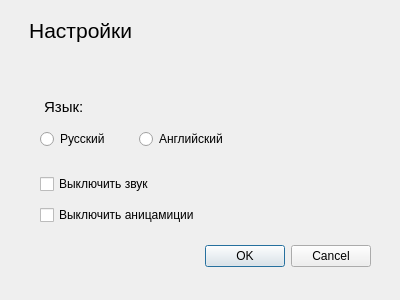
<?xml version="1.0" encoding="UTF-8"?>
<ui version="4.0">
 <class>Settings</class>
 <widget class="QDialog" name="Settings">
  <property name="geometry">
   <rect>
    <x>0</x>
    <y>0</y>
    <width>400</width>
    <height>300</height>
   </rect>
  </property>
  <property name="windowTitle">
   <string>НАСТРОЙКИ</string>
  </property>
  <widget class="QDialogButtonBox" name="buttonBox">
   <property name="geometry">
    <rect>
     <x>30</x>
     <y>240</y>
     <width>341</width>
     <height>32</height>
    </rect>
   </property>
   <property name="orientation">
    <enum>Qt::Horizontal</enum>
   </property>
   <property name="standardButtons">
    <set>QDialogButtonBox::Cancel|QDialogButtonBox::Ok</set>
   </property>
  </widget>
  <widget class="QWidget" name="verticalLayoutWidget">
   <property name="geometry">
    <rect>
     <x>40</x>
     <y>169</y>
     <width>160</width>
     <height>61</height>
    </rect>
   </property>
   <layout class="QVBoxLayout" name="verticalLayout">
    <item>
     <widget class="QCheckBox" name="checkBox">
      <property name="text">
       <string>Выключить звук</string>
      </property>
     </widget>
    </item>
    <item>
     <widget class="QCheckBox" name="checkBox_2">
      <property name="text">
       <string>Выключить аницамиции</string>
      </property>
     </widget>
    </item>
   </layout>
  </widget>
  <widget class="QLabel" name="label">
   <property name="geometry">
    <rect>
     <x>0</x>
     <y>0</y>
     <width>211</width>
     <height>61</height>
    </rect>
   </property>
   <property name="font">
    <font>
     <pointsize>16</pointsize>
    </font>
   </property>
   <property name="text">
    <string>     Настройки</string>
   </property>
  </widget>
  <widget class="QWidget" name="horizontalLayoutWidget">
   <property name="geometry">
    <rect>
     <x>40</x>
     <y>119</y>
     <width>191</width>
     <height>41</height>
    </rect>
   </property>
   <layout class="QHBoxLayout" name="horizontalLayout">
    <item>
     <widget class="QRadioButton" name="radioButton_2">
      <property name="text">
       <string>Русский</string>
      </property>
     </widget>
    </item>
    <item>
     <widget class="QRadioButton" name="radioButton">
      <property name="text">
       <string>Английский</string>
      </property>
     </widget>
    </item>
   </layout>
  </widget>
  <widget class="QLabel" name="label_2">
   <property name="geometry">
    <rect>
     <x>40</x>
     <y>100</y>
     <width>47</width>
     <height>13</height>
    </rect>
   </property>
   <property name="font">
    <font>
     <pointsize>11</pointsize>
    </font>
   </property>
   <property name="text">
    <string> Язык:</string>
   </property>
  </widget>
 </widget>
 <resources/>
 <connections>
  <connection>
   <sender>buttonBox</sender>
   <signal>accepted()</signal>
   <receiver>Settings</receiver>
   <slot>accept()</slot>
   <hints>
    <hint type="sourcelabel">
     <x>248</x>
     <y>254</y>
    </hint>
    <hint type="destinationlabel">
     <x>157</x>
     <y>274</y>
    </hint>
   </hints>
  </connection>
  <connection>
   <sender>buttonBox</sender>
   <signal>rejected()</signal>
   <receiver>Settings</receiver>
   <slot>reject()</slot>
   <hints>
    <hint type="sourcelabel">
     <x>316</x>
     <y>260</y>
    </hint>
    <hint type="destinationlabel">
     <x>286</x>
     <y>274</y>
    </hint>
   </hints>
  </connection>
 </connections>
</ui>
